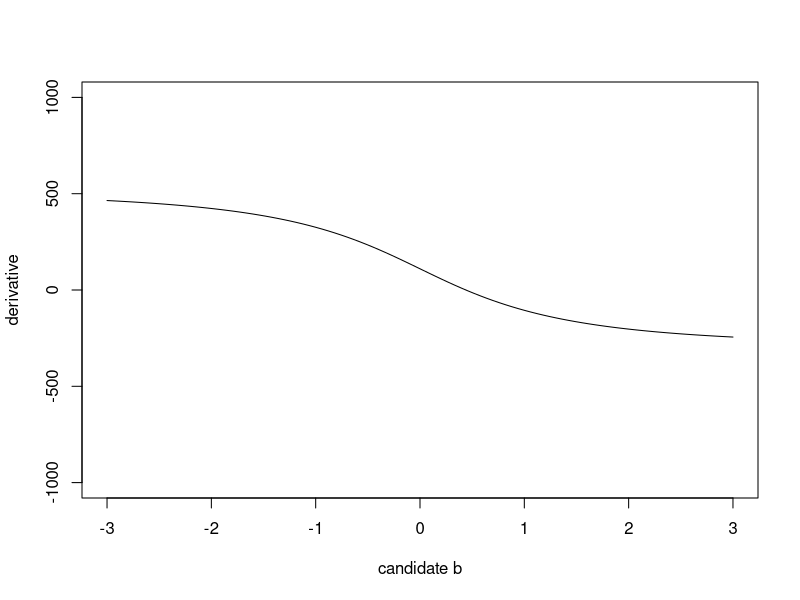

This figure's R source:
b<- .5
x<-rnorm(1000)
p<-exp(b*x)/(1+exp(b*x))
y<-rbinom(length(x),1,p)
f<-function(b,x,y) {
    p<-exp(b*x)/(1+exp(b*x))
    sum((y-p)*x)
}
bs<-seq(-3,3,length.out=100)
z<-numeric()
for (i in 1:length(bs)) z[i]<-f(bs[i],x=x,y=y)
plot(bs,z,xlab='candidate b',ylab='derivative',type='l',ylim=c(-1000,1000))

